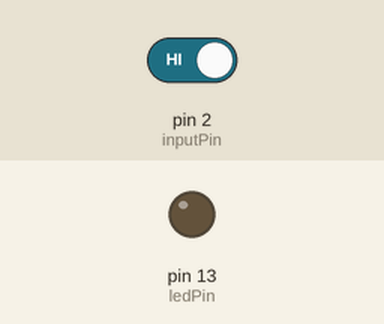
A sketch run on a simulated Arduino Uno, built with avr-gcc and run on an emulated ATmega328P. Shown: output pins drawn as LEDs (lit = HIGH). The test bench sets the inputs (shaded band); at power-on: pin 2 (inputPin) HIGH. What the sketch prints to the serial monitor is not drawn.

Above: at 1.2 s.
1.3 s: pin 2 (inputPin) driven LOW
At 1.8 s:
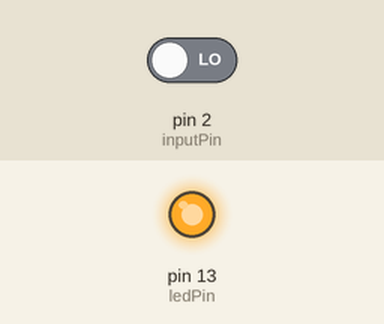
Timing chart, 0 to 4.3 s (numbered marks = the images above; inputs shaded):
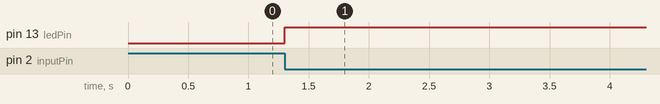

Measured:
- after the input at 1.3 s, pin 13 (ledPin): LOW → HIGH at once

The sketch:

code.ino
```cpp
/*
Pushbutton interrupt sketch
a switch connected to interrupt pin 2 lights the LED on pin 13
*/
const int ledPin = 13;
const int inputPin = 2;
volatile boolean ledState = LOW;
volatile unsigned long time = millis();
void setup() {
  pinMode(ledPin, OUTPUT);
  attachInterrupt(0,buttonPressed,FALLING);
  Serial.begin(9600);
}

void loop()
{
   Serial.print(time);
   Serial.print(" - ");
   Serial.println(ledState);
   delay(1000);
}

void buttonPressed()
{
  time = millis();
  if (ledState==LOW)
  {
    ledState=HIGH;
    digitalWrite(ledPin,HIGH);
  }
  else
  {
     ledState=LOW;
     digitalWrite(ledPin,LOW);
  }
}
```
